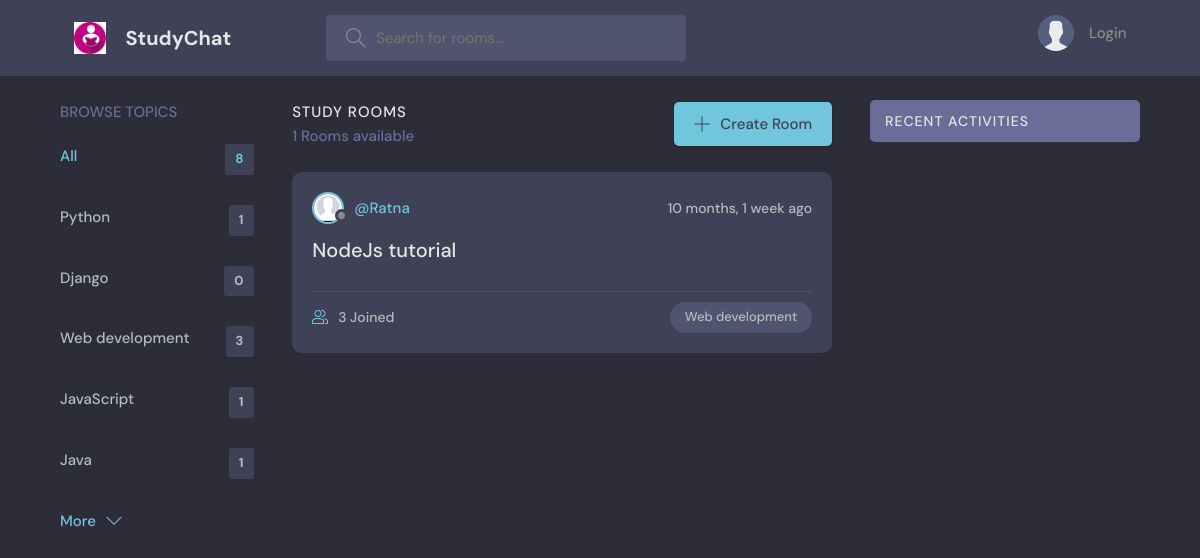
Page /?q=node on the earlier database version.
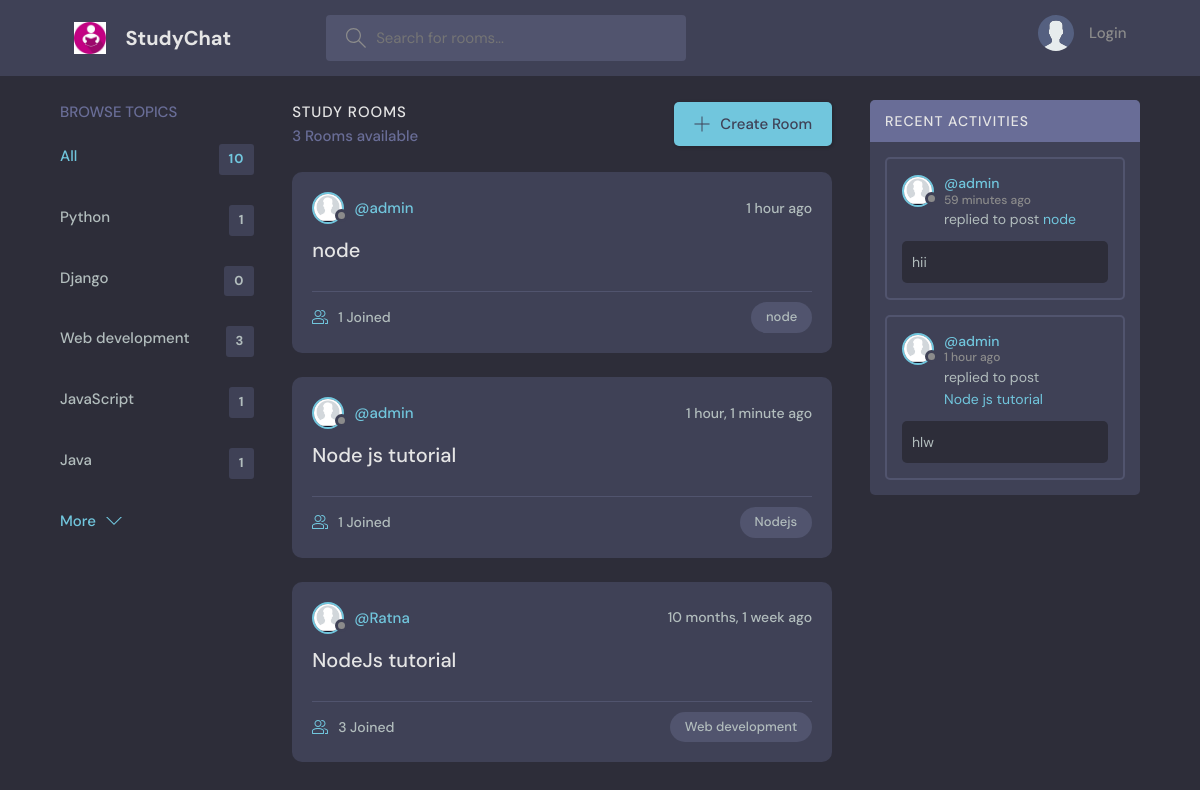
Same page on the later database version.
### chatRoom/models.py (models this page shows, shortened)
class Topic(models.Model):
    name = models.CharField(max_length=200)

class Room(models.Model):
    host = models.ForeignKey(User, on_delete=models.SET_NULL, null=True)
    topic = models.ForeignKey(Topic, on_delete=models.SET_NULL, null=True)
    name = models.CharField(max_length=200)
    description = models.TextField(null=True, blank=True)
    participants = models.ManyToManyField(User, related_name='participant', blank=True)
    updated = models.DateTimeField(auto_now=True)
    created = models.DateTimeField(auto_now_add=True)
    class Meta:
        ordering = ['-updated', '-created']
    def __str__(self):
        return self.name

class Message(models.Model):
    user = models.ForeignKey(User, on_delete=models.CASCADE)
    room = models.ForeignKey(Room, on_delete=models.CASCADE)
    body = models.TextField()
    updated = models.DateTimeField(auto_now=True)
    created = models.DateTimeField(auto_now_add=True)
    class Meta:
        ordering = ['-updated', '-created']

### chatRoom/views.py (the view)
# urls.py: path('', views.home, name="home"),
def home(request):
    q = request.GET.get('q') if request.GET.get('q') is not None else ""
    rooms = Room.objects.filter(
        Q(topic__name__icontains = q) |
        Q(name__icontains = q) |
        Q(description__icontains = q)
    )
    topics = Topic.objects.all()
    topic_limit = topics[0:5]
    room_count = rooms.count()
    room_messages = Message.objects.filter(
        Q(room__topic__name__icontains=q)
    )
    context = {
        'rooms': rooms,
        'topics': topics,
        'room_count':room_count,
        'room_messages':room_messages,
        'topic_limit': topic_limit
        }
    return render(request,'home.html', context)

### chatRoom/templates/home.html (shortened to what this page needs)
{% extends 'base.html' %}
{% block content %}
{% load static %}
<main class="layout layout--3">
  <div class="container">
    {% include 'homeComponents/topics.html' %}
    <div class="roomList">
      <div class="roomList__header">
        <div>
          <h2>Study Rooms</h2>
          <p>{{rooms.count}} Rooms available</p>
        </div>
        <a class="btn btn--main" href="{% url 'create-room' %}">
          <svg version="1.1" xmlns="http://www.w3.org/2000/svg" width="32" height="32" viewBox="0 0 32 32">
            <title>add</title>
            <path
              d="M16.943 0.943h-1.885v14.115h-14.115v1.885h14.115v14.115h1.885v-14.115h14.115v-1.885h-14.115v-14.115z">
            </path>
          </svg>
          Create Room
        </a>
      </div>
      {% include 'homeComponents/feed.html' %}
    </div>
    {% include 'homeComponents/activity.html' %}
  </div>
</main>
{% endblock %}

### chatRoom/templates/homeComponents/topics.html
<div class="topics">
    <div class="topics__header">
        <h2>Browse Topics</h2>
    </div>
    <ul class="topics__list">
        <li>
            <a href="{% url 'home' %}" class="active">All <span>{{ topics.count }}</span></a>
        </li>
        {% for topic in topic_limit %}
        <li>
            <a href="{% url 'home' %}?q={{topic.name}}">{{topic.name}} <span>{{topic.room_set.count}}</span></a>
        </li>
        {% endfor %}
    </ul>
    <a class="btn btn--link" href="{% url 'topics' %}">
        More
        <svg version="1.1" xmlns="http://www.w3.org/2000/svg" width="32" height="32" viewBox="0 0 32 32">
            <title>chevron-down</title>
            <path d="M16 21l-13-13h-3l16 16 16-16h-3l-13 13z"></path>
        </svg>
    </a>
</div>

### chatRoom/templates/homeComponents/feed.html (shortened to what this page needs)
{% load static %}
{% for room in rooms %}
<div class="roomListRoom">
    <div class="roomListRoom__header">
        <a href="{% url 'user-profile' room.host.id %}" class="roomListRoom__author">
            <div class="avatar avatar--small">
                <img src="{% static 'images/user.png' %}" />
            </div>
            <span>@{{ room.host.username }}</span>
        </a>
        <div class="roomListRoom__actions">
            <span>{{room.created|timesince}} ago</span>
        </div>
    </div>
    <div class="roomListRoom__content">
        <a href="{% url 'room' room.id %}">{{room.name}}</a>
    </div>
    <div class="roomListRoom__meta">
        <a href="{% url 'room' room.id %}" class="roomListRoom__joined">
            {{room.participants.all.count}} Joined
        </a>
        <p class="roomListRoom__topic">{{room.topic.name}}</p>
    </div>
</div>
{% endfor %}

### chatRoom/templates/homeComponents/activity.html (shortened to what this page needs)
{% load static %}
<div class="activities">
    <div class="activities__header">
        <h2>Recent Activities</h2>
    </div>
    {% for msg in room_messages %}
    <div class="activities__box">
        <div class="activities__boxHeader roomListRoom__header">
            <a href="{% url 'user-profile' msg.user.id %}" class="roomListRoom__author">
                <div class="avatar avatar--small">
                    <img src="{% static 'images/user.png' %}" />
                </div>
                <p>
                    @{{msg.user}}
                    <span>{{msg.created|timesince}} ago</span>
                </p>
            </a>
        </div>
        <div class="activities__boxContent">
            <p>replied to post <a href="{% url 'room' msg.room.id %}">{{msg.room}}</a></p>
            <div class="activities__boxRoomContent">
                {{msg.body}}
            </div>
        </div>
    </div>
    {% endfor %}
</div>

Differences in the rows shown:
added Room: host.username "admin", created "1 hour", name "node", participants.all.count "1", topic.name "node"
added Room: host.username "admin", created "1 hour, 1 minute", name "Node js tutorial", participants.all.count "1", topic.name "Nodejs"
added Message: user "admin", created "59 minutes", room "node", body "hii"
added Message: user "admin", created "1 hour", room "Node js tutorial", body "hlw"
Other differences:
{{ topics.count }}: "8" → "10"
{{ rooms.count }}: "1" → "3"
